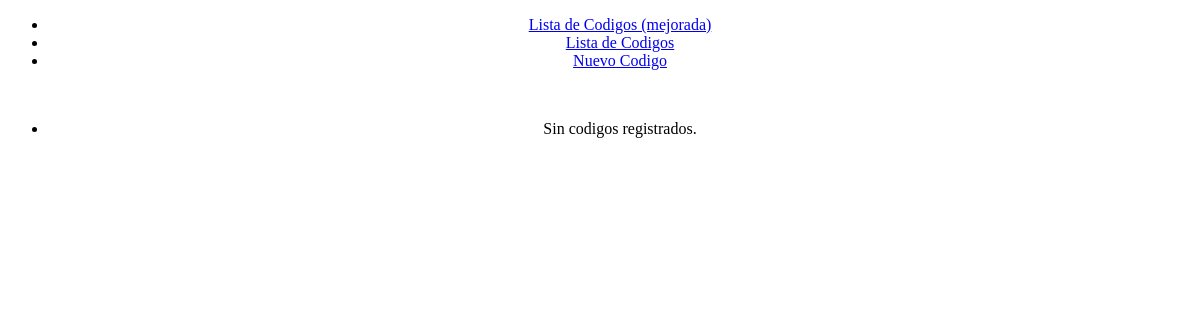
/codigos, run on an earlier commit of the app's database.
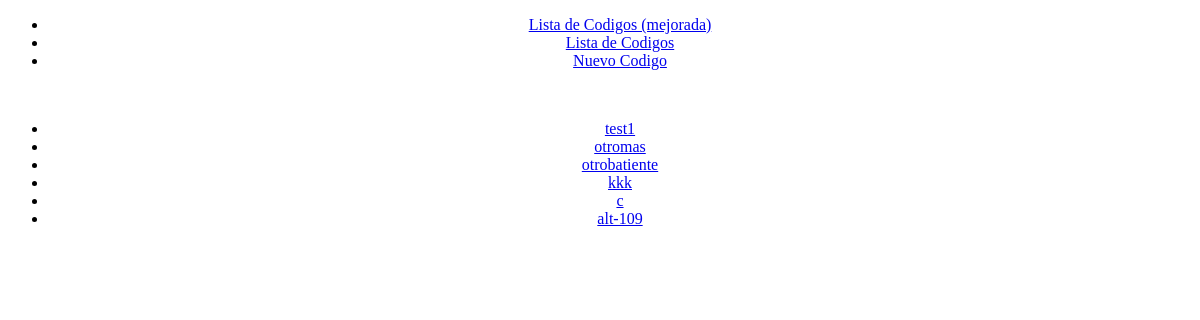
And on a later commit of the database.
### registro/models.py (models this page shows, shortened)
class Estandar(Model):
    codigo = SlugField(unique=True)
    imagen = ImageField(upload_to='imagenes')
    categoria = ForeignKey(Categoria, on_delete=CASCADE)

### registro/views.py (the view)
# urls.py: path('codigos',views.EstandarLista.as_view(),name='codigos-listview'),
class EstandarLista(ListView):
    model = models.Estandar

### registro/templates/registro/estandar_list.html
{% extends "registro/base.html" %}
{% block content %}
<ul>
{% for codigo in object_list %}
	<li><a href="{% url 'registro:codigos-listview' %}/{{codigo.codigo}}">{{codigo.codigo}}</a></li>
{% empty %}
	<li>Sin codigos registrados.</li>
{% endfor %}
</ul>
{% endblock %}

### registro/templates/registro/base.html (shortened to what this page needs)
{% load static %}
<!DOCTYPE html>
<html>
	<head>
		{% block css %}
			<link rel="stylesheet" href="{% static 'css/style.css' %}">
		{% endblock %}
	</head>
	<body>
		<div id="navbar">
			{% block navbar %}
			{% include './navbar.html' %}
			{% endblock %}
		</div>
		<br>
		<div id="content">
		{% block content %}{% endblock %}
		</div>
	</body>
</html>

### registro/templates/registro/navbar.html
<nav>
	<ul>
		<li><a href="{% url 'registro:codigosporcategoria' %}">Lista de Codigos (mejorada)</a></li>
		<li><a href="{% url 'registro:codigos-listview' %}">Lista de Codigos</a></li>
		<li><a href="{% url 'registro:nuevo-codigo' %}">Nuevo Codigo</a></li>
	</ul>
</nav>

### registro/static/css/style.css (style rules this page uses)
body { text-align: center; }

What changed in the data, as far as the page shows it:
added Estandar: codigo "test1"
added Estandar: codigo "otromas"
added Estandar: codigo "otrobatiente"
added Estandar: codigo "kkk"
added Estandar: codigo "c"
added Estandar: codigo "alt-109"
Also different on the page:
text no longer shown: "Sin codigos registrados."
